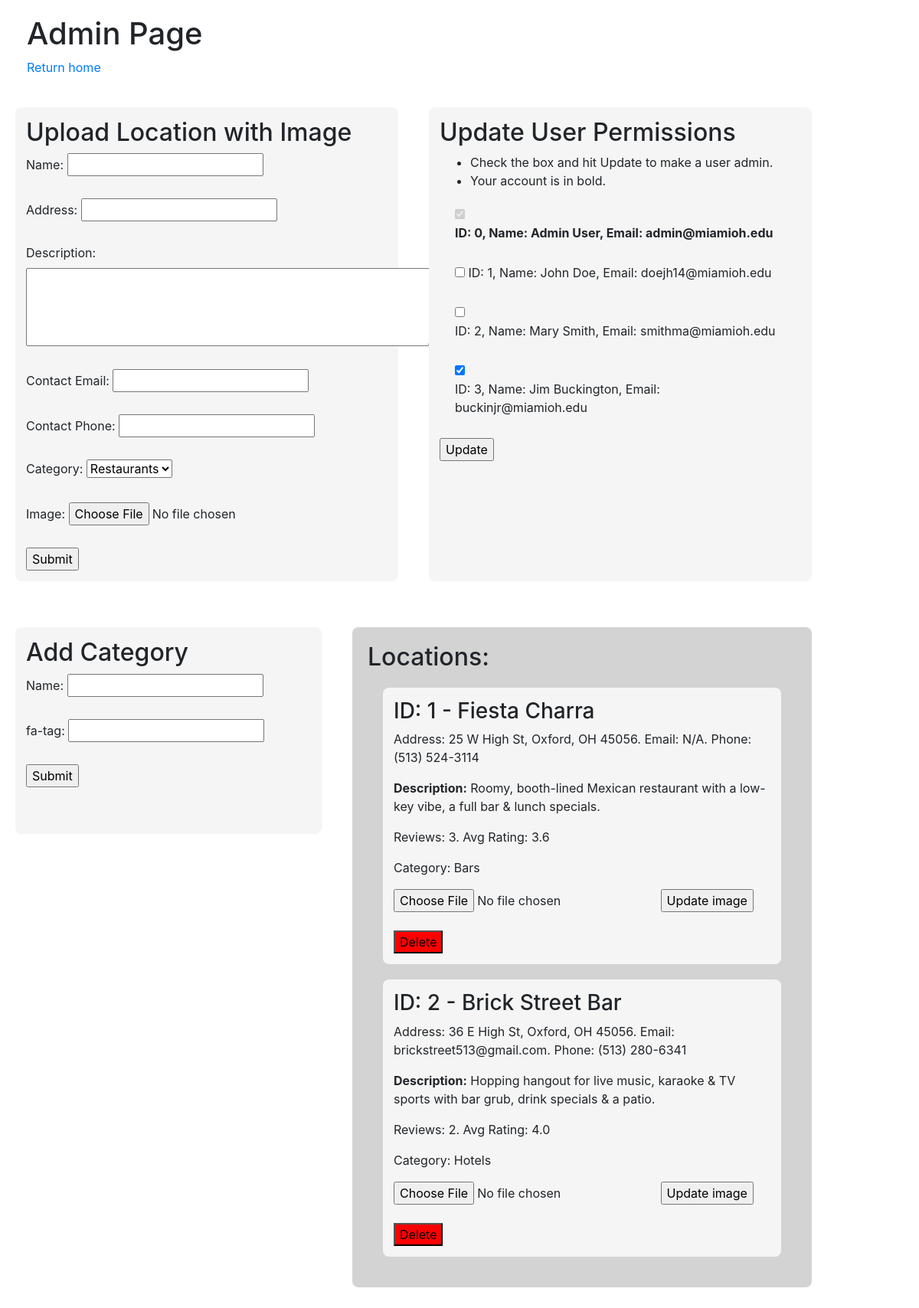
Page /admin (signed in) on the earlier database version.
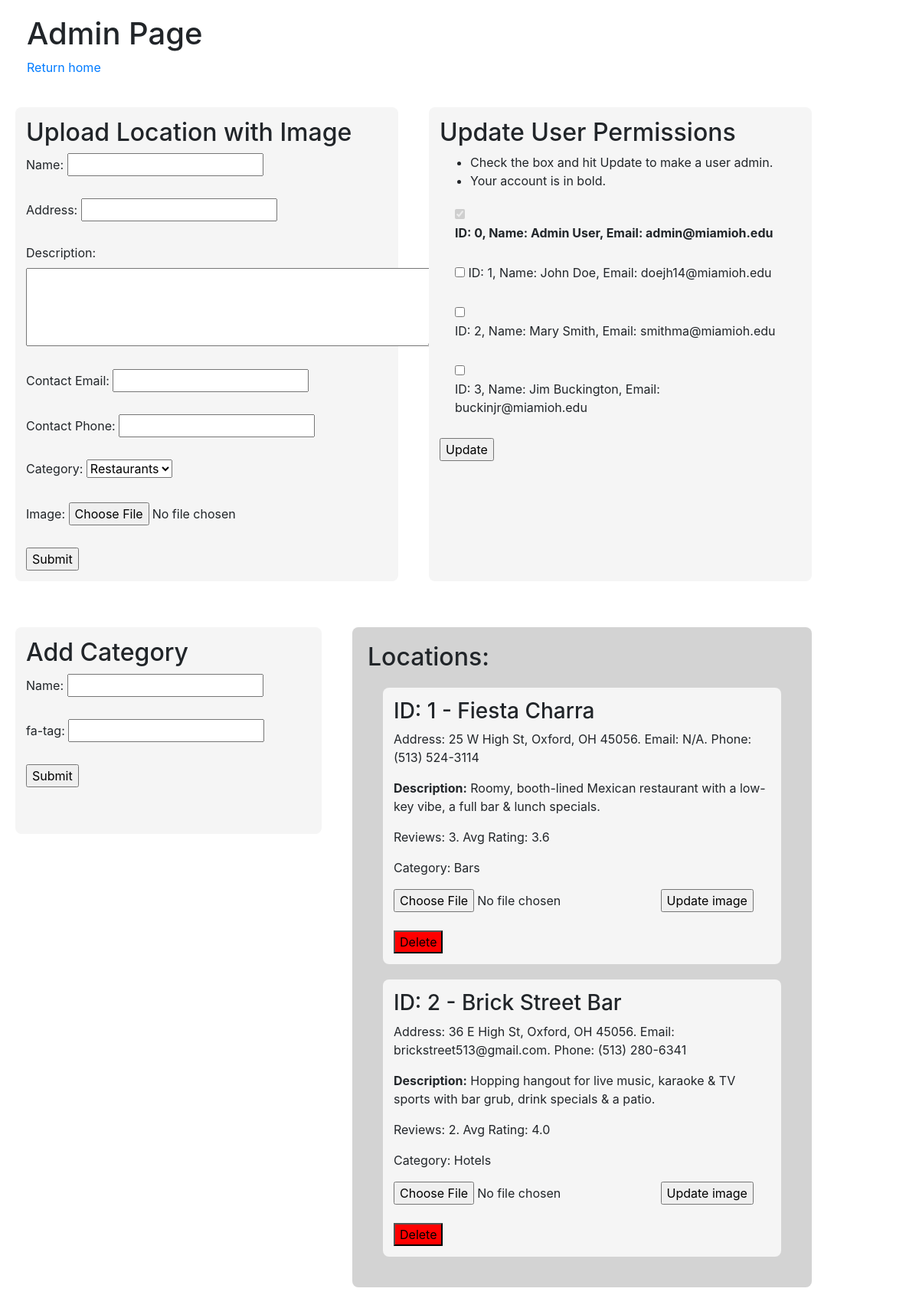
Same page on the later database version.
### database/models.py (models this page shows, shortened)
class User(db.Model):
    __tablename__ = "users"
    id = db.Column(db.Integer, primary_key=True)
    first_name = db.Column(db.String(30), nullable=False)
    last_name = db.Column(db.String(30), nullable=False)
    email = db.Column(db.String(60), unique=True, nullable=False)
    password = db.Column(db.String, nullable=False)
    phone = db.Column(db.String(14))
    private = db.Column(db.Boolean, nullable=False)
    permission = db.Column(db.Integer, nullable=False)

class Location(db.Model):
    __tablename__ = "locations"
    id = db.Column(db.Integer, primary_key=True)
    name = db.Column(db.String(80), nullable=False)
    address = db.Column(db.String(80), nullable=False)
    description = db.Column(db.String, nullable=False)
    contact_email = db.Column(db.String(60))
    contact_phone = db.Column(db.String(60))
    num_reviews = db.Column(db.Integer, nullable=False)
    avg_rating = db.Column(db.Float)
    category = db.Column(db.Integer, db.ForeignKey('categories.id'), nullable=False)  # Relational

class Category(db.Model):
    __tablename__ = "categories"
    id = db.Column(db.Integer, primary_key=True)
    name = db.Column(db.String(128), nullable=False)
    fa_tag = db.Column(db.String(64), nullable=False)

### __init__.py (the view)
@app.route('/admin', methods=['GET', 'POST'])
def admin():
    if session['user_permission'] == 99:
        from werkzeug.exceptions import BadRequest
        try:
            new_loc = Location(
                name=request.form['name'],
                address=request.form['address'],
                description=request.form['description'],
                contact_email=request.form['contact_email'],
                contact_phone=request.form['contact_phone'],
                category=request.form['category_id']
            )
            db.session.add(new_loc)
            db.session.commit()
            img = request.files['image']
            loc_image = LocationImage(
                location_id=new_loc.id,
                name=new_loc.name,
                data=img.read()
            )
            db.session.add(loc_image)
            db.session.commit()
        except BadRequest:
            print('form submisison failed')
        return render_template('admin.html',
            categories=Category.query.all(),
            locations=Location.query.all(),
            users=User.query.all())
    else:
        flash("You do not have the necessary permissions", 'danger')
        return redirect(url_for('index'))

### templates/admin.html (shortened to what this page needs)
<!DOCTYPE html>
<html>
<head>
    <link rel="stylesheet" href="{{ url_for('static', filename='admin.css') }}">
    <link rel="stylesheet" href="https://cdn.jsdelivr.net/npm/bootstrap@4.3.1/dist/css/bootstrap.min.css"
>
</head>
<body>
    <div class="container-fluid">
        <div>
            <h1>Admin Page</h1>
            <a href="{{ url_for('index') }}">Return home</a>
        </div>
        <div class="row">
            <div class="col-5 child-body">
                <h2>Upload Location with Image</h2>
                <form action="{{ url_for('admin') }}" method="POST" enctype="multipart/form-data">
                    <label for="name">Name:</label>
                    <input type="text" id="name" name="name"><br><br>
                    <label for="address">Address:</label>
                    <input type="text" id="address" name="address"><br><br>
                    <label for="description">Description:</label><br>
                    <textarea type="text" id="description" name="description" rows="4" cols="50"></textarea><br><br>
                    <label for="contact_email">Contact Email:</label>
                    <input type="text" id="contact_email" name="contact_email"><br><br>
                    <label for="contact_phone">Contact Phone:</label>
                    <input type="text" id="contact_phone" name="contact_phone"><br><br>
                    <label for="category_id">Category:</label>
                    <select id="category_id" name="category_id">
                        {% for category in categories %}
                        <option value="{{ category.id }}">{{ category.name }}</option>
                        {% endfor %}
                    </select><br><br>
                    <label for="image">Image:</label>
                    <input type="file" id="image" name="image"><br><br>
                    <input type="submit" value="Submit">
                </form>
            </div>
            <div class="col-5 child-body">
                <h2>Update User Permissions</h2>
                <ul>
                    <li>Check the box and hit Update to make a user admin.</li>
                    <li>Your account is in bold.</li>
                </ul>
                <form action="{{ url_for('update_permission') }}" method="POST">
                    {% for user in users %}
                        <div>
                            <input type="checkbox" id="{{user.id}}-check" name="{{user.id}}-check" {% if user.permission == 99 %}value="False"{% else %}value="True"{% endif %} {% if user.permission == 99 %}checked{% endif %} {% if user.id == 0 %}disabled{% endif %}>
                            <label for="{{user.id}}-check" {% if session['user_id'] == user.id %}style="font-weight:bold"{% endif %}>
                                ID: {{user.id}}, Name: {{user.first_name}} {{user.last_name}}, Email: {{user.email}}
                            </label>
                        </div>
                    {% endfor %}
                    <input type="submit" value="Update">
                </form>
            </div>
        </div>
        <div class="row">
            <div style="height:270px" class="col-4 child-body">
                <h2>Add Category</h2>
                <form action="{{ url_for('post_category') }}" method="POST">
                    <label for="name">Name:</label>
                    <input type="text" id="name" name="name"><br><br>
                    <label for="name">fa-tag:</label>
                    <input type="text" id="fa-tag" name="fa-tag"><br><br>
                    <input type="submit" value="Submit">
                </form>
            </div>
            <div class="col-6 parent-body">
                <h2>Locations: </h2>
                {% for location in locations %}
                <div class="child-body">
                    <h3>ID: {{location.id}} - {{ location.name }}</h3>
                    <p>Address: {{location.address}}. Email: {{location.contact_email}}. Phone: {{location.contact_phone}}</p>
                    <p><strong>Description:</strong> {{location.description}}</p>
                    <p>Reviews: {{location.num_reviews}}. Avg Rating: {{location.avg_rating}}</p>
                    <p>Category: {{ categories[location.id+1].name }}</p>
                    <form method="POST" action="{{ url_for('post_loc_img') }}" enctype="multipart/form-data">
                        <input type="file" id="image" name="image">
                        <input type="submit" , value="Update image">
                    </form>
                    <br>
                    <form method="POST" action="{{ url_for('del_loc', id=location.id) }}">
                        <input style="background-color: red;" type="submit" , value="Delete">
                    </form>
                </div>
                {% endfor %}
            </div>
        </div>
    </div>
</body>
</html>

### static/admin.css (style rules this page uses)
div { border-radius: 8px; margin: 20px; }
div.parent-body { background-color: lightgrey; padding: 20px; }
div.child-body { background-color: whitesmoke; padding: 14px; }

Differences in the rows shown:
changed User "Jim": permission "☑" → "☐"
